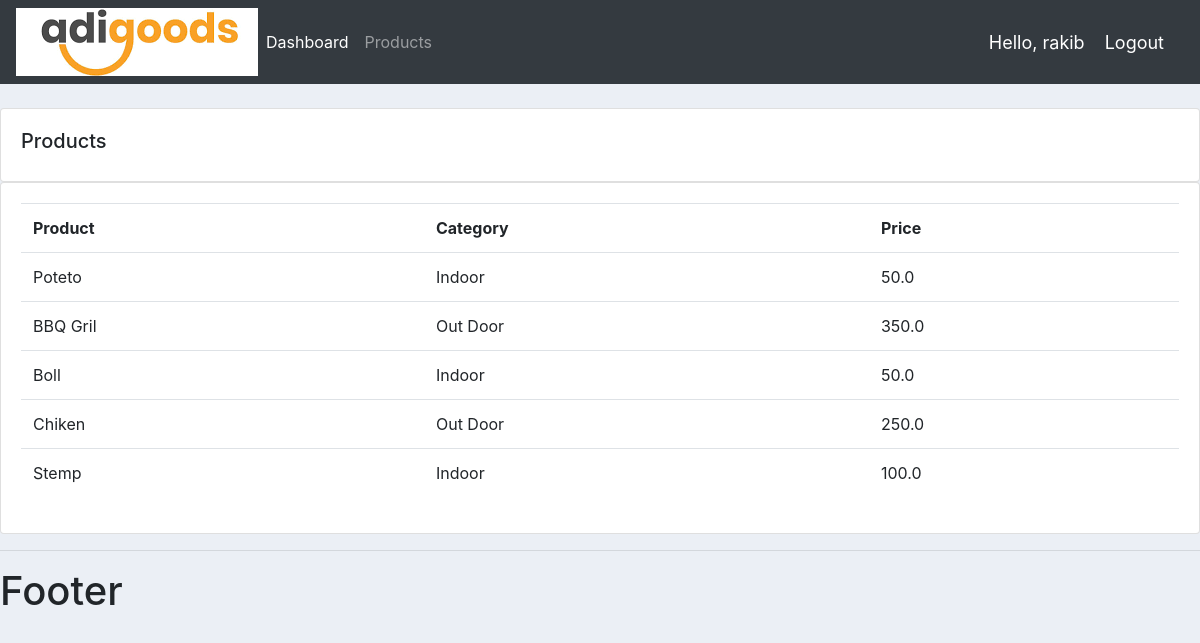
Screenshot of /products/ (signed in) with the database file from the repository.
### accounts/models.py (models this page shows, shortened)
class Product(models.Model):
    CATEGORY = {
        ('Indoor', 'Indoor'),
        ('Out Door', 'Out Door'),
    }
    name = models.CharField(max_length=200, null=True)
    price = models.FloatField(null=True)
    category = models.CharField(max_length=200, null=True, choices=CATEGORY)
    description = models.CharField(max_length=200, null=True, blank=True)
    date_created = models.DateTimeField(auto_now_add=True, null=True)
    tag = models.ManyToManyField(Tag)

### accounts/views.py (the view)
# urls.py: path('products/',views.products, name='products'),
@login_required(login_url='login')
def products(request):
    products = Product.objects.all()
    return render(request, 'accounts/products.html', {'products': products})

### accounts/templates/accounts/products.html (shortened to what this page needs)
{% extends 'accounts/main.html' %}
{% block body %}
	<br>
		<div class="row">
			<div class="col-md">
				<div class="card card-body">
					<h5>Products</h5>
				</div>
				<div class="card card-body">
					<table class="table">
						<tr>
							<th>Product</th>
							<th>Category</th>
							<th>Price</th>
						</tr>
						{% for i in products %}
						 <tr>
							 <td>{{ i.name }}</td>
							 <td>{{ i.category }}</td>
							 <td>{{ i.price }}</td>
						 </tr>
						{% endfor %}
					</table>
				</div>
			</div>
		</div>
{% endblock %}

### accounts/templates/accounts/navbar.html (shortened to what this page needs)
{% load static %}
<nav class="navbar navbar-expand-lg navbar-dark bg-dark">
 <img src="{% static 'images/logo.png' %}">
  <div class="collapse navbar-collapse" id="navbarNav">
    <ul class="navbar-nav">
      <li class="nav-item active">
        <a class="nav-link" href="{% url 'home' %}">Dashboard</a>
      </li>
      <li class="nav-item">
        <a class="nav-link" href="{% url 'products' %}">Products</a>
      </li>
    </ul>
  </div>
  <span class="hello-msg">Hello, {{request.user}}</span>
  <span ><a  class="hello-msg" href="{% url 'logout' %}">Logout</a></span>
</nav>

### static/css/main.css (style rules this page uses)
body { background-color: #ebeff5; }

### accounts/templates/accounts/navbar.html (style rules this page uses)
.hello-msg { font-size: 18px; color: #fff; margin-right: 20px; }

### rows the page displays
Product: name "Poteto", category "Indoor", price "50.0"
Product: name "BBQ Gril", category "Out Door", price "350.0"
Product: name "Boll", category "Indoor", price "50.0"
Product: name "Chiken", category "Out Door", price "250.0"
Product: name "Stemp", category "Indoor", price "100.0"

### other values shown
{{ request.user }} "rakib"
